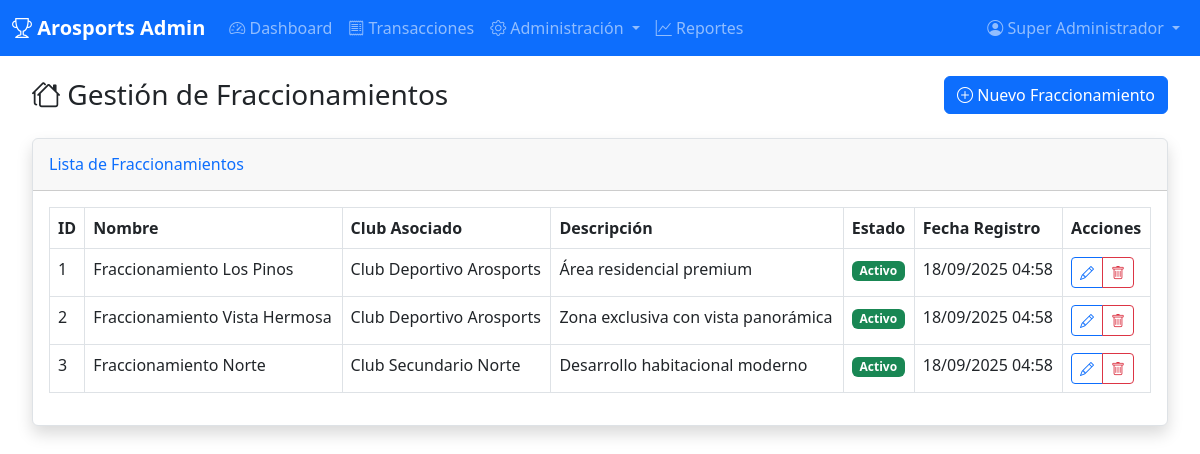
/admin/fraccionamientos (signed in), run on the app's committed database.
### tables this page shows
CREATE TABLE `fraccionamientos` (
  `id` int(11) NOT NULL AUTO_INCREMENT,
  `nombre` varchar(100) NOT NULL,
  `descripcion` text DEFAULT NULL,
  `direccion` text DEFAULT NULL,
  `club_id` int(11) DEFAULT NULL,
  `activo` tinyint(1) DEFAULT 1,
  `fecha_registro` timestamp DEFAULT CURRENT_TIMESTAMP,
  `fecha_actualizacion` timestamp DEFAULT CURRENT_TIMESTAMP ON UPDATE CURRENT_TIMESTAMP,
  PRIMARY KEY (`id`),
  FOREIGN KEY (`club_id`) REFERENCES `clubes`(`id`) ON DELETE SET NULL
);

CREATE TABLE `clubes` (
  `id` int(11) NOT NULL AUTO_INCREMENT,
  `nombre` varchar(100) NOT NULL,
  `descripcion` text DEFAULT NULL,
  `direccion` text DEFAULT NULL,
  `telefono` varchar(20) DEFAULT NULL,
  `email` varchar(100) DEFAULT NULL,
  `activo` tinyint(1) DEFAULT 1,
  `fecha_registro` timestamp DEFAULT CURRENT_TIMESTAMP,
  `fecha_actualizacion` timestamp DEFAULT CURRENT_TIMESTAMP ON UPDATE CURRENT_TIMESTAMP,
  PRIMARY KEY (`id`)
);

### controllers/BaseController.php (called while the page is built, shortened)
<?php
class BaseController {
    public function __construct() {
        $database = new Database();
        $this->db = $database->getConnection();
    }
    protected function render($view, $data = []) {
        extract($data);
        include "views/{$view}.php";
        include 'views/layouts/main.php';
    }
}
?>

### config/database.php (called while the page is built, shortened)
<?php
class Database {
    private $host = DB_HOST;
    private $db_name = DB_NAME;
    private $username = DB_USER;
    private $password = DB_PASS;
    private $charset = DB_CHARSET;
    public function getConnection() {
        $this->conn = null;
        try {
            $dsn = "mysql:host=" . $this->host . ";dbname=" . $this->db_name . ";charset=" . $this->charset;
            $this->conn = new PDO($dsn, $this->username, $this->password);
            $this->conn->setAttribute(PDO::ATTR_ERRMODE, PDO::ERRMODE_EXCEPTION);
        } catch(PDOException $exception) {
            echo "Error de conexión: " . $exception->getMessage();
        }
        return $this->conn;
    }
}
?>

### views/admin/fraccionamientos/list.php (the view, shortened to what this page needs)
<div class="container-fluid">
    <div class="d-sm-flex align-items-center justify-content-between mb-4">
        <h1 class="h3 mb-0 text-gray-800">
            <i class="bi bi-houses"></i> Gestión de Fraccionamientos
        </h1>
        <a href="<?= BASE_URL ?>/admin/fraccionamientos?action=create" class="btn btn-primary">
            <i class="bi bi-plus-circle"></i> Nuevo Fraccionamiento
        </a>
    </div>
    <div class="card shadow mb-4">
        <div class="card-header py-3">
            <h6 class="m-0 font-weight-bold text-primary">Lista de Fraccionamientos</h6>
        </div>
        <div class="card-body">
            <div class="table-responsive">
                <table class="table table-bordered" width="100%" cellspacing="0">
                    <thead>
                        <tr>
                            <th>ID</th>
                            <th>Nombre</th>
                            <th>Club Asociado</th>
                            <th>Descripción</th>
                            <th>Estado</th>
                            <th>Fecha Registro</th>
                            <th>Acciones</th>
                        </tr>
                    </thead>
                    <tbody>
                        <?php foreach ($fraccionamientos as $fraccionamiento): ?>
                        <tr>
                            <td><?= $fraccionamiento['id'] ?></td>
                            <td><?= htmlspecialchars($fraccionamiento['nombre']) ?></td>
                            <td><?= htmlspecialchars($fraccionamiento['club_nombre'] ?? 'Sin Club') ?></td>
                            <td><?= htmlspecialchars(substr($fraccionamiento['descripcion'] ?? '', 0, 50)) ?><?= strlen($fraccionamiento['descripcion'] ?? '') > 50 ? '...' : '' ?></td>
                            <td>
                                <span class="badge bg-<?= $fraccionamiento['activo'] ? 'success' : 'secondary' ?>">
                                    <?= $fraccionamiento['activo'] ? 'Activo' : 'Inactivo' ?>
                                </span>
                            </td>
                            <td><?= date('d/m/Y H:i', strtotime($fraccionamiento['fecha_registro'])) ?></td>
                            <td>
                                <div class="btn-group" role="group">
                                    <a href="<?= BASE_URL ?>/admin/fraccionamientos?action=edit&id=<?= $fraccionamiento['id'] ?>"
                                       class="btn btn-sm btn-outline-primary" title="Editar">
                                        <i class="bi bi-pencil"></i>
                                    </a>
                                    <button type="button"
                                            class="btn btn-sm btn-outline-danger delete-btn"
                                            data-id="<?= $fraccionamiento['id'] ?>"
                                            data-nombre="<?= htmlspecialchars($fraccionamiento['nombre']) ?>"
                                            title="Eliminar">
                                        <i class="bi bi-trash"></i>
                                    </button>
                                </div>
                            </td>
                        </tr>
                        <?php endforeach; ?>
                    </tbody>
                </table>
            </div>
        </div>
    </div>
</div>

### views/layouts/main.php (style rules this page uses)
.card { box-shadow: 0 0.125rem 0.25rem rgba(0, 0, 0, 0.075); border: 1px solid #dee2e6; }

### data on the page
fraccionamientos: id "1", nombre "Fraccionamiento Los Pinos", club.nombre "Club Deportivo Arosports", descripcion "Área residencial premium", activo "Activo", fecha_registro "18/09/2025 04:58"
fraccionamientos: id "2", nombre "Fraccionamiento Vista Hermosa", club.nombre "Club Deportivo Arosports", descripcion "Zona exclusiva con vista panorámica", activo "Activo", fecha_registro "18/09/2025 04:58"
fraccionamientos: id "3", nombre "Fraccionamiento Norte", club.nombre "Club Secundario Norte", descripcion "Desarrollo habitacional moderno", activo "Activo", fecha_registro "18/09/2025 04:58"

### other printed values
APP_NAME "Arosports Admin"
$_SESSION['user_name'] "Super Administrador"
